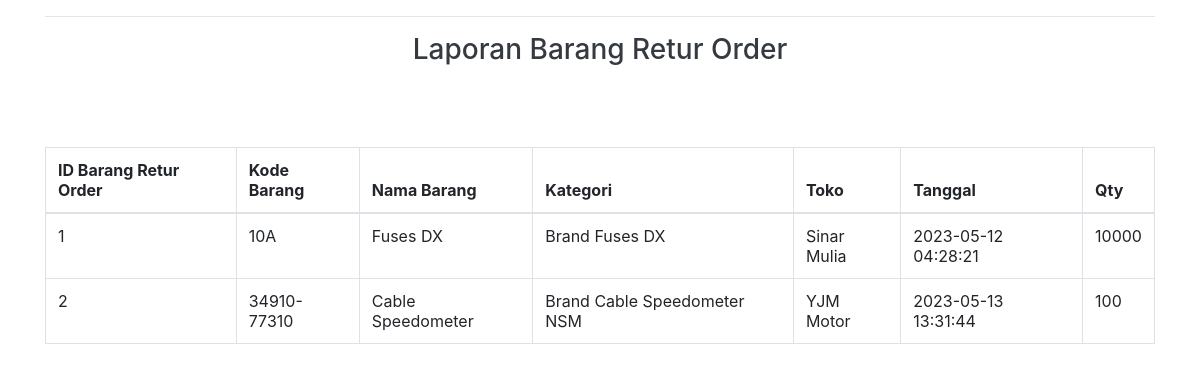
Screenshot of /lap_returo.php (signed in) with the database file from the repository.
### tables this page shows
CREATE TABLE `tb_barang` (
  `id_b` int(11) NOT NULL,
  `kode_b` varchar(100) NOT NULL,
  `nama_b` varchar(500) NOT NULL,
  `tipe_mobil` varchar(100) NOT NULL,
  `kategori` varchar(100) NOT NULL,
  `harga` int(100) NOT NULL,
  `pcs_dus` int(11) NOT NULL,
  `harga_p` varchar(100) NOT NULL,
  `qty` int(11) NOT NULL,
  `stat` int(11) NOT NULL DEFAULT 0
);

CREATE TABLE `tb_toko` (
  `id_toko` int(11) NOT NULL,
  `nama_toko` varchar(100) NOT NULL,
  `no_telp` varchar(100) NOT NULL,
  `alamat` varchar(100) NOT NULL,
  `wilayah` varchar(50) NOT NULL,
  `stat_to` int(11) NOT NULL DEFAULT 0
);

CREATE TABLE `retur_o` (
  `id_ro` int(11) NOT NULL,
  `id_b` int(11) NOT NULL,
  `id_toko` int(11) NOT NULL,
  `tanggal` timestamp NOT NULL DEFAULT current_timestamp() ON UPDATE current_timestamp(),
  `qtyro` int(11) NOT NULL
);

### lap_returo.php (the view, shortened to what this page needs)
<?php
include 'function.php';
?>
<html>
<head>
  <link rel="stylesheet" href="https://maxcdn.bootstrapcdn.com/bootstrap/4.5.2/css/bootstrap.min.css">
  <link rel="stylesheet" type="text/css" href="https://cdn.datatables.net/1.10.19/css/jquery.dataTables.css">
  <link rel="stylesheet" type="text/css" href="https://cdn.datatables.net/buttons/1.6.5/css/buttons.dataTables.min.css">
  <link rel="stylesheet" type="text/css" href="https://cdn.datatables.net/1.10.19/css/jquery.dataTables.min.css">
</head>
<body>
    <div class="container">
        <hr>
            <div class="row">
                <div class="col text-center">
                    <h3 class="h3 text-dark">Laporan Barang Retur Order</h3>
                </div>
            </div>
            <br>
            <br>
            <br>
		<div class="data-tables datatable-dark">
            <table class="table table-bordered" id="exportmasuk" width="100%" cellspacing="0">
                <thead>
                    <tr>
                        <th>ID Barang Retur Order</th>
                        <th>Kode Barang</th>
                        <th>Nama Barang</th>
                        <th>Kategori</th>
                        <th>Toko</th>
                        <th>Tanggal</th>
                        <th>Qty</th>
                    </tr>
                </thead>
                <tbody>
                    <?php
                        $ambilsemuadatastock = mysqli_query($koneksi,"SELECT * FROM tb_barang b, retur_o r, tb_toko t WHERE b.id_b = r.id_b && r.id_toko = t.id_toko");
                        $i=1;
                        while($data=mysqli_fetch_array($ambilsemuadatastock)){
                            $kodebarang = $data['kode_b'];
                            $namabarang = $data['nama_b'];
                            $Kategori   = $data['kategori'];
                            $tanggal    = $data['tanggal'];
                            $pengirim   = $data['nama_toko'];
                            $qtyro      = $data['qtyro'];
                    ?>
                    <tr>
                        <td><?=$i++?></td>
                        <td><?php echo $kodebarang;?></td>
                        <td><?php echo $namabarang;?></td>
                        <td><?php echo $Kategori;?></td>
                        <td><?php echo $pengirim;?></td>
                        <td><?php echo $tanggal;?></td>
                        <td><?php echo $qtyro;?></td>
                    </tr>
                    <?php }; ?>
                </tbody>
            </table>
        </div>
    </div>
</body>
</html>

### rows the page displays
tb_barang: kode_b "10A", nama_b "Fuses DX", kategori "Brand Fuses DX", tb_toko.nama_toko "Sinar Mulia", retur_o.tanggal "2023-05-12 04:28:21", retur_o.qtyro "10000"
tb_barang: kode_b "34910-77310", nama_b "Cable Speedometer", kategori "Brand Cable Speedometer NSM", tb_toko.nama_toko "YJM Motor", retur_o.tanggal "2023-05-13 13:31:44", retur_o.qtyro "100"
